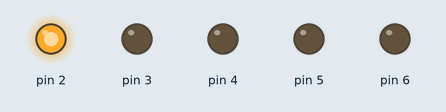
Simulated run of this sketch. Board: Arduino Uno, built with avr-gcc and run on an emulated ATmega328P. Shown: output pins drawn as LEDs (lit = HIGH).

Above: at 0.2 s.
At 1.7 s:
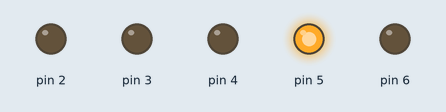
At 2.5 s:
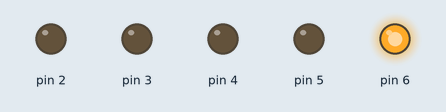
At 4.2 s:
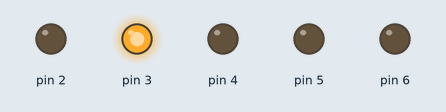
At 6.2 s:
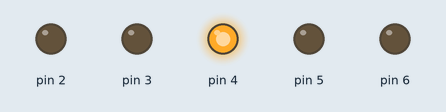
Timing chart, 0 to 6.5 s (numbered marks = the images above):
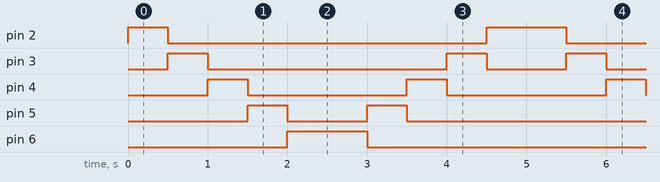

Measured:
- by itself, pin 2: repeats every 5.0 s: LOW 4.0 s, HIGH 1.0 s
- by itself, pin 3: repeats every 5.0 s: LOW 3.0 s, HIGH 0.50 s, LOW 1.0 s, HIGH 0.50 s
- by itself, pin 4: alternates HIGH for 0.50 s and LOW for 2.0 s
- by itself, pin 5: repeats every 5.0 s: LOW 1.0 s, HIGH 0.50 s, LOW 3.0 s, HIGH 0.50 s
- by itself, pin 6: alternates HIGH for 1.0 s and LOW for 4.0 s

The sketch:

LED_Wave2.ino
```cpp
void setup() {
  // put your setup code here, to run once:
  pinMode(2, OUTPUT);
  pinMode(3, OUTPUT);
  pinMode(4, OUTPUT);
  pinMode(5, OUTPUT);
  pinMode(6, OUTPUT);
}

void loop() {

  int i;
  for(i=2; i<=6; i++)
 // initialize index, give it limit, tell it how to get there, i++ means add by 1
 //for i in range(10): --with the same indent
   {
   digitalWrite(i, HIGH); //turns voltage high
   delay(500);
   digitalWrite(i, LOW);
   }
  for (i=6; i>=2; i--)
   {
   digitalWrite(i, HIGH); //turns voltage high
   delay(500); //.5 second delay
   digitalWrite(i, LOW); //turns voltage low i.e. LED off
   }
}
```
